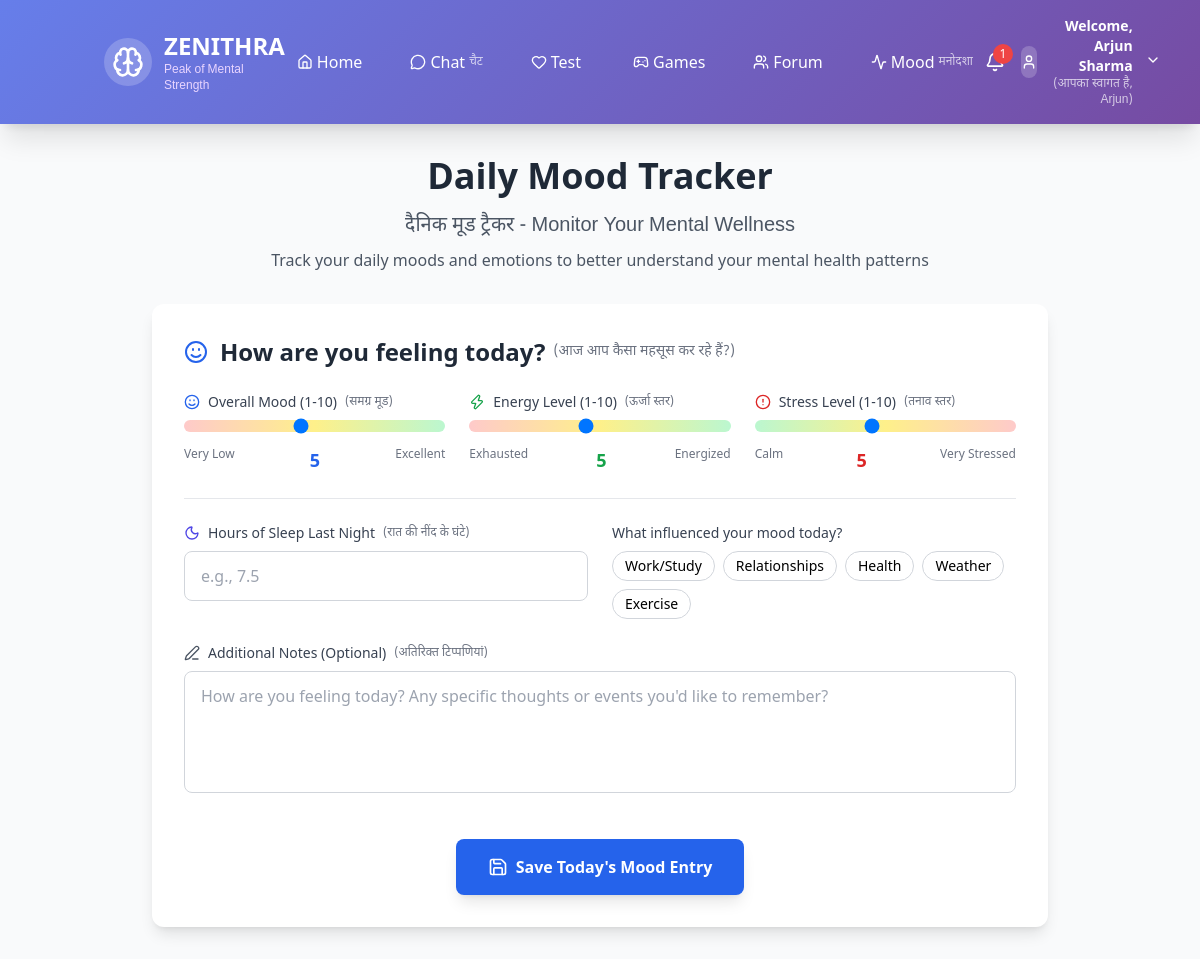
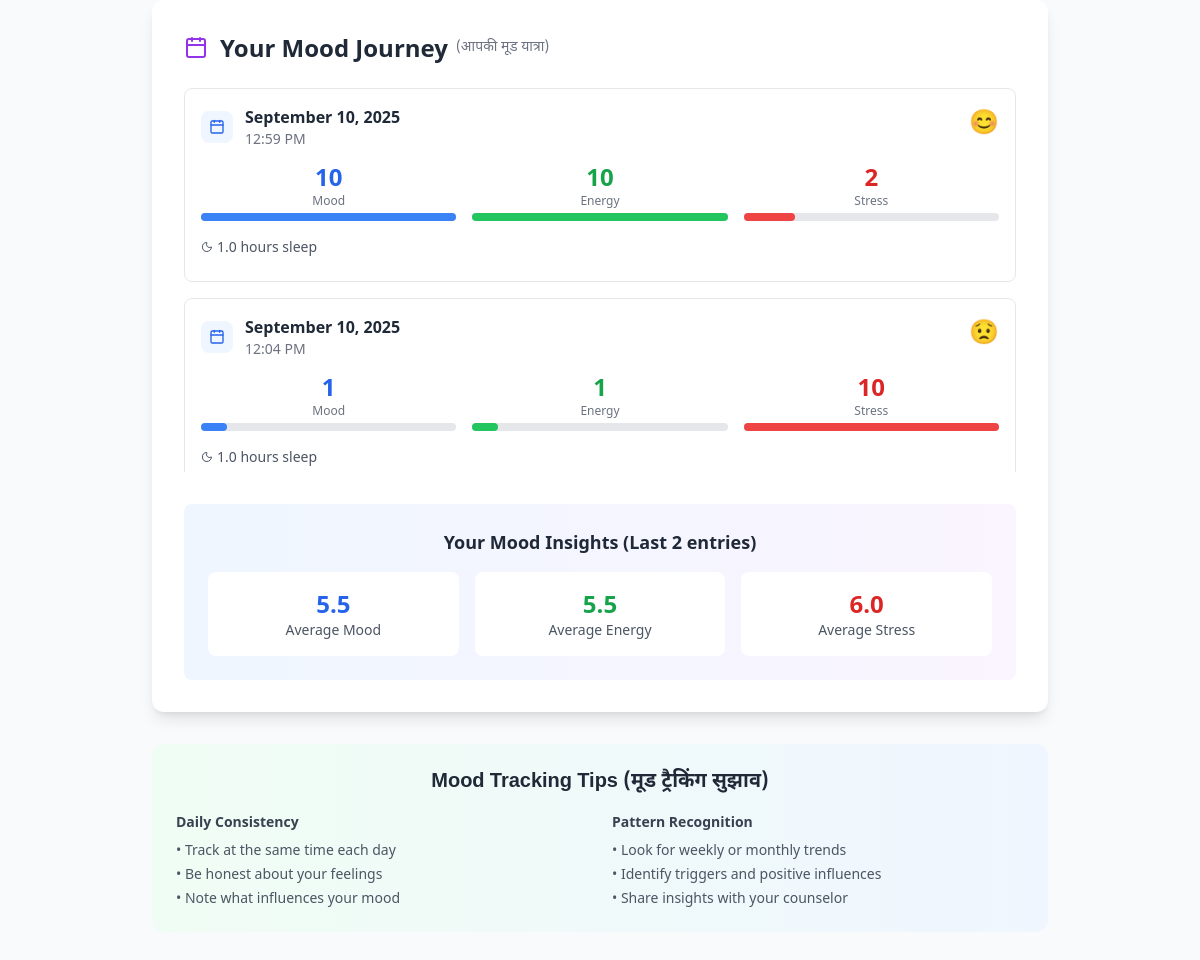
The page /mood_tracker (signed in) on the database its author committed (2 pictures, top to bottom).
### app.py (models this page shows)
class MoodTracker(db.Model):
    id = db.Column(db.Integer, primary_key=True)
    student_id = db.Column(db.Integer, db.ForeignKey('student.id'), nullable=False)
    mood_score = db.Column(db.Integer, nullable=False)  # 1-10 scale
    energy_level = db.Column(db.Integer, nullable=False)  # 1-10 scale
    stress_level = db.Column(db.Integer, nullable=False)  # 1-10 scale
    sleep_hours = db.Column(db.Float, default=0.0)
    notes = db.Column(db.Text, default='')
    created_at = db.Column(db.DateTime, default=datetime.utcnow)
    student = db.relationship('Student', backref='mood_entries')

### app.py (the view)
@app.route('/mood_tracker')
def mood_tracker():
    if 'student_id' not in session:
        flash('Please login to access mood tracker', 'error')
        return redirect(url_for('login'))
    mood_entries = MoodTracker.query.filter_by(
        student_id=session['student_id']
    ).order_by(MoodTracker.created_at.desc()).limit(30).all()
    for entry in mood_entries:
        entry.mood_score = entry.mood_score or 0
        entry.energy_level = entry.energy_level or 0
        entry.stress_level = entry.stress_level or 0
    return render_template('mood_tracker.html', mood_entries=mood_entries)

### templates/mood_tracker.html (shortened to what this page needs)
{% extends "base.html" %}
{% block content %}
<div class="container mx-auto px-4 py-8">
    <div class="max-w-4xl mx-auto">
        <div class="text-center mb-8">
            <h1 class="text-4xl font-bold text-gray-800 mb-4">
                Daily Mood Tracker
            </h1>
            <p class="text-xl text-gray-600 hindi-text">
                दैनिक मूड ट्रैकर - Monitor Your Mental Wellness
            </p>
            <p class="text-gray-600 mt-2">
                Track your daily moods and emotions to better understand your mental health patterns
            </p>
        </div>
        <div class="bg-white rounded-xl shadow-lg p-8 mb-8">
            <h2 class="text-2xl font-bold text-gray-800 mb-6 flex items-center">
                <i data-lucide="smile" class="w-6 h-6 mr-3 text-blue-600"></i>
                How are you feeling today?
                <span class="text-sm font-normal text-gray-500 ml-2 hindi-text">(आज आप कैसा महसूस कर रहे हैं?)</span>
            </h2>
            <form method="POST" action="/submit_mood" class="space-y-6">
                <div class="grid md:grid-cols-3 gap-6">
                    <div class="space-y-2">
                        <label class="block text-sm font-medium text-gray-700 flex items-center">
                            <i data-lucide="smile" class="w-4 h-4 mr-2 text-blue-600"></i>
                            Overall Mood (1-10)
                            <span class="text-xs text-gray-500 ml-2 hindi-text">(समग्र मूड)</span>
                        </label>
                        <input type="range" name="mood_score" min="1" max="10" value="5"
                               class="w-full h-3 bg-gradient-to-r from-red-200 via-yellow-200 to-green-200 rounded-lg appearance-none cursor-pointer mood-slider"
                               oninput="updateSliderValue(this, 'mood-value')">
                        <div class="flex justify-between text-xs text-gray-500">
                            <span>Very Low</span>
                            <span id="mood-value" class="font-bold text-blue-600 text-lg">5</span>
                            <span>Excellent</span>
                        </div>
                    </div>
                    <div class="space-y-2">
                        <label class="block text-sm font-medium text-gray-700 flex items-center">
                            <i data-lucide="zap" class="w-4 h-4 mr-2 text-green-600"></i>
                            Energy Level (1-10)
                            <span class="text-xs text-gray-500 ml-2 hindi-text">(ऊर्जा स्तर)</span>
                        </label>
                        <input type="range" name="energy_level" min="1" max="10" value="5"
                               class="w-full h-3 bg-gradient-to-r from-red-200 via-yellow-200 to-green-200 rounded-lg appearance-none cursor-pointer"
                               oninput="updateSliderValue(this, 'energy-value')">
                        <div class="flex justify-between text-xs text-gray-500">
                            <span>Exhausted</span>
                            <span id="energy-value" class="font-bold text-green-600 text-lg">5</span>
                            <span>Energized</span>
                        </div>
                    </div>
                    <div class="space-y-2">
                        <label class="block text-sm font-medium text-gray-700 flex items-center">
                            <i data-lucide="alert-circle" class="w-4 h-4 mr-2 text-red-600"></i>
                            Stress Level (1-10)
                            <span class="text-xs text-gray-500 ml-2 hindi-text">(तनाव स्तर)</span>
                        </label>
                        <input type="range" name="stress_level" min="1" max="10" value="5"
                               class="w-full h-3 bg-gradient-to-r from-green-200 via-yellow-200 to-red-200 rounded-lg appearance-none cursor-pointer"
                               oninput="updateSliderValue(this, 'stress-value')">
                        <div class="flex justify-between text-xs text-gray-500">
                            <span>Calm</span>
                            <span id="stress-value" class="font-bold text-red-600 text-lg">5</span>
                            <span>Very Stressed</span>
                        </div>
                    </div>
                </div>
                <div class="grid md:grid-cols-2 gap-6 pt-6 border-t">
                    <div>
                        <label class="block text-sm font-medium text-gray-700 mb-2 flex items-center">
                            <i data-lucide="moon" class="w-4 h-4 mr-2 text-indigo-600"></i>
                            Hours of Sleep Last Night
                            <span class="text-xs text-gray-500 ml-2 hindi-text">(रात की नींद के घंटे)</span>
                        </label>
                        <input type="number" name="sleep_hours" min="0" max="24" step="0.5"
                               class="w-full px-4 py-3 border border-gray-300 rounded-lg focus:outline-none focus:ring-2 focus:ring-blue-500 focus:border-blue-500"
                               placeholder="e.g., 7.5">
                    </div>
                    <div>
                        <label class="block text-sm font-medium text-gray-700 mb-2">What influenced your mood today?</label>
                        <div class="flex flex-wrap gap-2">
                            <button type="button" class="mood-factor px-3 py-1 text-sm border border-gray-300 rounded-full hover:bg-blue-50 hover:border-blue-300" onclick="toggleFactor(this)">
                                Work/Study
                            </button>
                            <button type="button" class="mood-factor px-3 py-1 text-sm border border-gray-300 rounded-full hover:bg-blue-50 hover:border-blue-300" onclick="toggleFactor(this)">
                                Relationships
                            </button>
                            <button type="button" class="mood-factor px-3 py-1 text-sm border border-gray-300 rounded-full hover:bg-blue-50 hover:border-blue-300" onclick="toggleFactor(this)">
                                Health
                            </button>
                            <button type="button" class="mood-factor px-3 py-1 text-sm border border-gray-300 rounded-full hover:bg-blue-50 hover:border-blue-300" onclick="toggleFactor(this)">
                                Weather
                            </button>
                            <button type="button" class="mood-factor px-3 py-1 text-sm border border-gray-300 rounded-full hover:bg-blue-50 hover:border-blue-300" onclick="toggleFactor(this)">
                                Exercise
                            </button>
                        </div>
                    </div>
                </div>
                <div>
                    <label class="block text-sm font-medium text-gray-700 mb-2 flex items-center">
                        <i data-lucide="edit-3" class="w-4 h-4 mr-2 text-gray-600"></i>
                        Additional Notes (Optional)
                        <span class="text-xs text-gray-500 ml-2 hindi-text">(अतिरिक्त टिप्पणियां)</span>
                    </label>
                    <textarea name="notes" rows="4"
                              class="w-full px-4 py-3 border border-gray-300 rounded-lg focus:outline-none focus:ring-2 focus:ring-blue-500 focus:border-blue-500 resize-none"
                              placeholder="How are you feeling today? Any specific thoughts or events you'd like to remember?"></textarea>
                </div>
                <div class="flex justify-center pt-4">
                    <button type="submit" class="bg-blue-600 hover:bg-blue-700 text-white font-bold py-4 px-8 rounded-lg transition duration-300 flex items-center shadow-lg hover:shadow-xl">
                        <i data-lucide="save" class="w-5 h-5 mr-2"></i>
                        Save Today's Mood Entry
                    </button>
                </div>
            </form>
        </div>
        <div class="bg-white rounded-xl shadow-lg p-8">
            <div class="flex items-center justify-between mb-6">
                <h2 class="text-2xl font-bold text-gray-800 flex items-center">
                    <i data-lucide="calendar" class="w-6 h-6 mr-3 text-purple-600"></i>
                    Your Mood Journey
                    <span class="text-sm font-normal text-gray-500 ml-2 hindi-text">(आपकी मूड यात्रा)</span>
                </h2>
            </div>
            {% if mood_entries %}
                <div class="space-y-4 max-h-96 overflow-y-auto">
                    {% for entry in mood_entries %}
                        <div class="border border-gray-200 rounded-lg p-4 hover:shadow-md transition duration-200">
                            <div class="flex justify-between items-start mb-3">
                                <div class="flex items-center">
                                    <div class="bg-blue-50 p-2 rounded-lg mr-3">
                                        <i data-lucide="calendar" class="w-4 h-4 text-blue-600"></i>
                                    </div>
                                    <div>
                                        <p class="font-semibold text-gray-800">{{ entry.created_at.strftime('%B %d, %Y') }}</p>
                                        <p class="text-sm text-gray-500">{{ entry.created_at.strftime('%I:%M %p') }}</p>
                                    </div>
                                </div>
                                <div class="flex items-center space-x-1">
                                    {% set mood_emoji = "😟" if entry.mood_score <= 3 else "😐" if entry.mood_score <= 6 else "🙂" if entry.mood_score <= 8 else "😊" %}
                                    <span class="text-2xl">{{ mood_emoji }}</span>
                                </div>
                            </div>
                            <div class="grid grid-cols-3 gap-4 mb-4">
                                <div class="text-center">
                                    <div class="text-2xl font-bold text-blue-600">{{ entry.mood_score }}</div>
                                    <div class="text-xs text-gray-500">Mood</div>
                                    <div class="w-full bg-gray-200 rounded-full h-2 mt-1">
                                        <div class="bg-blue-500 h-2 rounded-full" style="width: {{ (entry.mood_score / 10 * 100) }}%"></div>
                                    </div>
                                </div>
                                <div class="text-center">
                                    <div class="text-2xl font-bold text-green-600">{{ entry.energy_level }}</div>
                                    <div class="text-xs text-gray-500">Energy</div>
                                    <div class="w-full bg-gray-200 rounded-full h-2 mt-1">
                                        <div class="bg-green-500 h-2 rounded-full" style="width: {{ (entry.energy_level / 10 * 100) }}%"></div>
                                    </div>
                                </div>
                                <div class="text-center">
                                    <div class="text-2xl font-bold text-red-600">{{ entry.stress_level }}</div>
                                    <div class="text-xs text-gray-500">Stress</div>
                                    <div class="w-full bg-gray-200 rounded-full h-2 mt-1">
                                        <div class="bg-red-500 h-2 rounded-full" style="width: {{ (entry.stress_level / 10 * 100) }}%"></div>
                                    </div>
                                </div>
                            </div>
                            <div class="flex items-center text-sm text-gray-600 mb-2">
                                {% if entry.sleep_hours %}
                                    <i data-lucide="moon" class="w-3 h-3 mr-1"></i>
                                    <span class="mr-4">{{ entry.sleep_hours }} hours sleep</span>
                                {% endif %}
                            </div>
                        </div>
                    {% endfor %}
                </div>
                {% set avg_mood = (mood_entries|sum(attribute='mood_score') / mood_entries|length)|round(1) if mood_entries %}
                {% set avg_energy = (mood_entries|sum(attribute='energy_level') / mood_entries|length)|round(1) if mood_entries %}
                {% set avg_stress = (mood_entries|sum(attribute='stress_level') / mood_entries|length)|round(1) if mood_entries %}
                <div class="mt-8 bg-gradient-to-r from-blue-50 to-purple-50 p-6 rounded-lg">
                    <h3 class="text-lg font-bold text-gray-800 mb-4 text-center">
                        Your Mood Insights (Last {{ mood_entries|length }} entries)
                    </h3>
                    <div class="grid md:grid-cols-3 gap-4 text-center">
                        <div class="bg-white p-4 rounded-lg">
                            <div class="text-2xl font-bold text-blue-600">{{ avg_mood }}</div>
                            <p class="text-sm text-gray-600">Average Mood</p>
                        </div>
                        <div class="bg-white p-4 rounded-lg">
                            <div class="text-2xl font-bold text-green-600">{{ avg_energy }}</div>
                            <p class="text-sm text-gray-600">Average Energy</p>
                        </div>
                        <div class="bg-white p-4 rounded-lg">
                            <div class="text-2xl font-bold text-red-600">{{ avg_stress }}</div>
                            <p class="text-sm text-gray-600">Average Stress</p>
                        </div>
                    </div>
                </div>
            {% endif %}
        </div>
        <div class="mt-8 bg-gradient-to-r from-green-50 to-blue-50 rounded-xl p-6">
            <h3 class="text-xl font-bold text-gray-800 mb-4 text-center hindi-text">
                Mood Tracking Tips (मूड ट्रैकिंग सुझाव)
            </h3>
            <div class="grid md:grid-cols-2 gap-6 text-sm">
                <div class="space-y-2">
                    <h4 class="font-semibold text-gray-700">Daily Consistency</h4>
                    <ul class="space-y-1 text-gray-600">
                        <li>• Track at the same time each day</li>
                        <li>• Be honest about your feelings</li>
                        <li>• Note what influences your mood</li>
                    </ul>
                </div>
                <div class="space-y-2">
                    <h4 class="font-semibold text-gray-700">Pattern Recognition</h4>
                    <ul class="space-y-1 text-gray-600">
                        <li>• Look for weekly or monthly trends</li>
                        <li>• Identify triggers and positive influences</li>
                        <li>• Share insights with your counselor</li>
                    </ul>
                </div>
            </div>
        </div>
    </div>
</div>
{% endblock %}

### templates/base.html (style rules this page uses)
.hindi-text { font-family: 'Noto Sans Devanagari', Arial, sans-serif; }

### rows shown on the page
MoodTracker: created_at "September 10, 2025", created_at "12:59 PM", mood_emoji "😊", mood_score "10", energy_level "10", stress_level "2", sleep_hours "1.0"
MoodTracker: created_at "September 10, 2025", created_at "12:04 PM", mood_emoji "😟", mood_score "1", energy_level "1", stress_level "10", sleep_hours "1.0"

### other values the page prints
{{ session.student_name }} "Arjun Sharma"
{{ session.student_name.split()[0] }} "Arjun"
{{ mood_entries|length }} "2"
{{ avg_mood }} "5.5"
{{ avg_energy }} "5.5"
{{ avg_stress }} "6.0"
